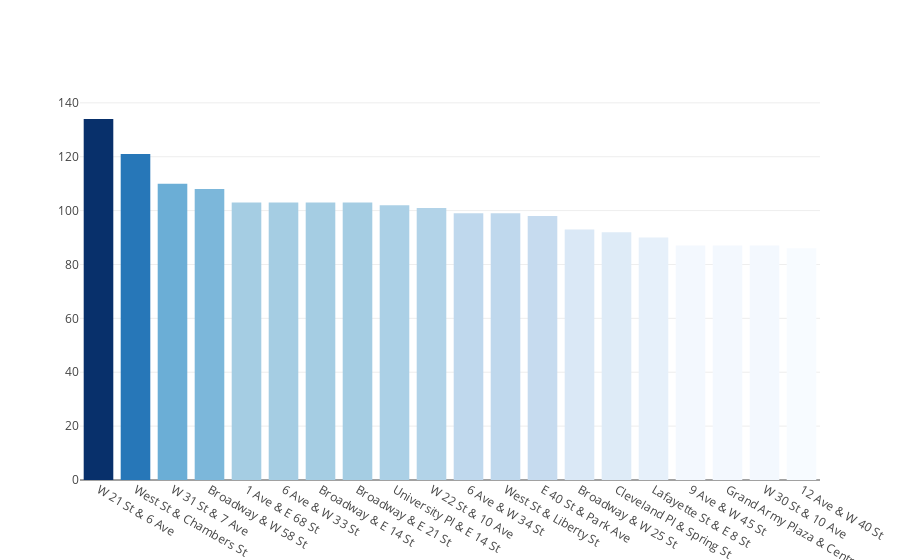

Notebook cell for this chart:
### Code cell
fig = go.Figure(go.Bar(x = top20['start_station_name'], y = top20['value'], marker={'color': top20['value'],'colorscale': 'Blues'}))
fig.show()

### Figure 1 — Plotly figure (JSON) as saved in the notebook; plotly's stock layout.template omitted (floating-point values rounded to 4 significant figures)
{"data": [{"marker": {"color": [134, 121, 110, 108, 103, 103, 103, 103, 102, 101, 99, 99, 98, 93, 92, 90, 87, 87, 87, 86], "colorscale": [[0, "rgb(247,251,255)"], [0.125, "rgb(222,235,247)"], [0.25, "rgb(198,219,239)"], [0.375, "rgb(158,202,225)"], [0.5, "rgb(107,174,214)"], [0.625, "rgb(66,146,198)"], [0.75, "rgb(33,113,181)"], [0.875, "rgb(8,81,156)"], [1, "rgb(8,48,107)"]]}, "type": "bar", "x": ["W 21 St & 6 Ave", "West St & Chambers St", "W 31 St & 7 Ave", "Broadway & W 58 St", "1 Ave & E 68 St", "6 Ave & W 33 St", "Broadway & E 14 St", "Broadway & E 21 St", "University Pl & E 14 St", "W 22 St & 10 Ave", "6 Ave & W 34 St", "West St & Liberty St", "E 40 St & Park Ave", "Broadway & W 25 St", "Cleveland Pl & Spring St", "Lafayette St & E 8 St", "9 Ave & W 45 St", "Grand Army Plaza & Central Park S", "W 30 St & 10 Ave", "12 Ave & W 40 St"], "y": [134, 121, 110, 108, 103, 103, 103, 103, 102, 101, 99, 99, 98, 93, 92, 90, 87, 87, 87, 86]}], "layout": {}}
